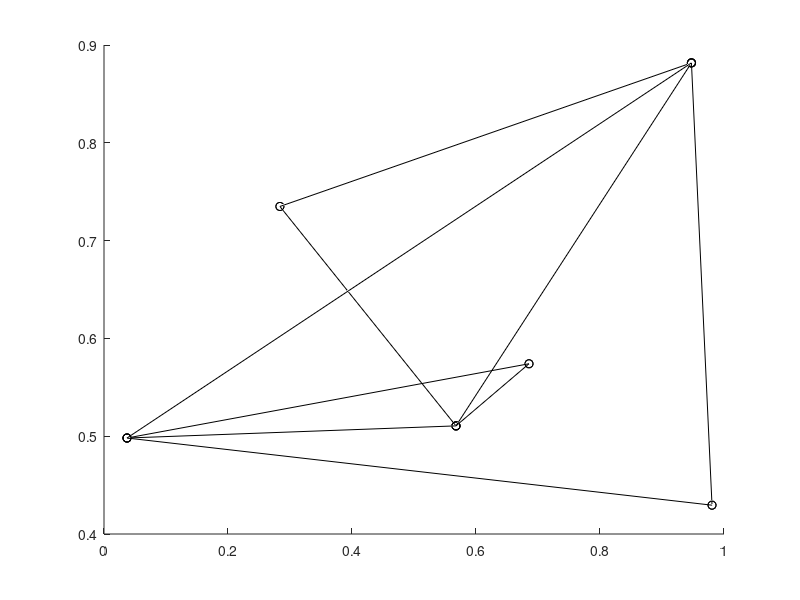

Write MATLAB code to recreate this figure. (Note: this script raises an error after producing the figure.)
% check analytical gradient against fdm

clear all;
close all;
clc;

addpath ../util_functions/
fprintf('FDM verification of midedge normal based shell bending\n');

stiff = 1;
nu = 0.5;

%% element: triangle

% initial values (non-zero init curvature)

init_ps = rand(3,3);
init_p1 = init_ps(:,1);
init_p2 = init_ps(:,2);
init_p3 = init_ps(:,3);

init_p1_ = rand(3,1);
init_p2_ = rand(3,1);
init_p3_ = rand(3,1);

% init_xi_1 = rand;
% init_xi_2 = rand;
% init_xi_3 = rand;

% % initial values (zero init curvature)

% init_ps = [rand(2,3);0,0,0];
% init_p1 = init_ps(:,1);
% init_p2 = init_ps(:,2);
% init_p3 = init_ps(:,3);
% 
% init_p1_ = [rand(2,1);0];
% init_p2_ = [rand(2,1);0];
% init_p3_ = [rand(2,1);0];

nodes = [init_p1, init_p2, init_p3, init_p1_, init_p2_, init_p3_]';
edges = [2,3; 3,1; 1,2; 2,4; 3,5; 1,6;...
    3,4; 1,5; 2,6];

figure()
hold on;
for i=1:size(edges,1)
    n1 = edges(i,1);
    n2 = edges(i,2);
    n1pos = nodes(n1,:);
    n2pos = nodes(n2,:);
   
    plot3([n1pos(1);n2pos(1)], [n1pos(2);n2pos(2)], [n1pos(3);n2pos(3)],'ko-');
end
hold off;

%%

init_v1 = init_p3 - init_p2;
init_v2 = init_p1 - init_p3; 
init_v3 = init_p2 - init_p1;

% normal of the triangle
normal_init = cross((init_p2-init_p1), (init_p3-init_p2));
A_init = norm(normal_init)/2;
n_init = normal_init/norm(normal_init);

% to calculate normals of adjacent triangles:

% edges of the adjacent triangles
e1 = init_p1_-init_p2;
e2 = init_p2_-init_p3;
e3 = init_p3_-init_p1;

% normals of adjacent triangles
n_2_init = cross(e1,init_v1);
n_3_init = cross(e2,init_v2);
n_4_init = cross(e3,init_v3);

n_2_init = n_2_init/norm(n_2_init);
n_3_init = n_3_init/norm(n_3_init);
n_4_init = n_4_init/norm(n_4_init);

% n1_avg associated with each of the edges
n1_avg_init = (n_init+n_2_init)/2;
if norm(n1_avg_init)<=1e-4
    n1_avg_init = (n_init-n_2_init)/2;
end
n2_avg_init = (n_init+n_3_init)/2;
if norm(n2_avg_init)<=1e-4
    n2_avg_init = (n_init-n_3_init)/2;
end
n3_avg_init = (n_init+n_4_init)/2;
if norm(n3_avg_init)<=1e-4
    n3_avg_init = (n_init-n_4_init)/2;
end

n1_avg_init = n1_avg_init/ norm(n1_avg_init);
n2_avg_init = n2_avg_init/ norm(n2_avg_init);
n3_avg_init = n3_avg_init/ norm(n3_avg_init);

% tau_is
tau1_0 = cross(init_v1, n1_avg_init);
tau2_0 = cross(init_v2, n2_avg_init);
tau3_0 = cross(init_v3, n3_avg_init);

% sign coefficients
s_1 = 1;
s_2 = 1;
s_3 = 1;

init_xi_1 = dot(n1_avg_init, tau1_0);
init_xi_2 = dot(n2_avg_init, tau2_0);
init_xi_3 = dot(n3_avg_init, tau3_0);

init_xis = [init_xi_1, init_xi_2, init_xi_3]; 

[init_ts, init_fs, init_cs] = calculate_ts_fs_cs(init_p1, init_p2, init_p3, tau1_0, tau2_0, tau3_0);

%% deformed
% vertex point vectors: p_i,j,k
ps = init_ps + 0.001*rand(3,3);
p1 = ps(:,1) ;
p2 = ps(:,2) ;
p3 = ps(:,3) ;

xis = init_xis + 0.001*rand(1,3);
xi_1 = xis(1);
xi_2 = xis(2);
xi_3 = xis(3);

p1_ = p1 + 0.001*rand(3,1);
p2_ = p2 + 0.001*rand(3,1);
p3_ = p3 + 0.001*rand(3,1);

% edge vectors: v_i,j,k
v1 = p3 - p2 ; 
v2 = p1 - p3 ;
v3 = p2 - p1 ;

% normal of the triangle
normal = cross((p2-p1), (p3-p2));
A = norm(normal)/2;
n = normal/norm(normal);

% to calculate normals of adjacent triangles:

% edges of the adjacent triangles
e1 = p1_-p2;
e2 = p2_-p3;
e3 = p3_-p1;

n_2 = cross(e1,v1);
n_3 = cross(e2,v2);
n_4 = cross(e3,v3);

n_2 = n_2/norm(n_2);
n_3 = n_3/norm(n_3);
n_4 = n_4/norm(n_4);

% n1_avg associated with each of the edges
n1_avg = (n+n_2)/2;
if norm(n1_avg)<=1e-4
    n1_avg = (n-n_2)/2;
end
n2_avg = (n+n_3)/2;
if norm(n2_avg)<=1e-4
    n2_avg = (n-n_3)/2;
end
n3_avg = (n+n_4)/2;
if norm(n3_avg)<=1e-4
    n3_avg = (n-n_4)/2;
end

n1_avg = n1_avg/ norm(n1_avg);
n2_avg = n2_avg/ norm(n2_avg);
n3_avg = n3_avg/ norm(n3_avg);

tau1_0 = cross(v1, n1_avg);
tau2_0 = cross(v2, n2_avg);
tau3_0 = cross(v3, n3_avg);

% [E, gradE, hessE,~,~,~,~,~,~, t1, t2, t3, c1, c2, c3] = ...
%     Energy_Grad_Hess_with2terms_nat_curv ...
%     (stiff, nu, p1, p2, p3, xi_1, xi_2, xi_3, s_1, s_2, s_3, tau1_0, tau2_0, tau3_0, ...
%     init_ts, init_cs, init_fs, init_xis);

%%
% [E_with_stiff, gradE_with_stiff, hessE_with_stiff, gradE_FDM, hessE_FDM] = ...
%     Debug_Eb_gradEb_FDM_hessEb_shell_midedge ...
%     (stiff, nu, p1, p2, p3, xi_1, xi_2, xi_3, s_1, s_2, s_3, tau1_0, tau2_0, tau3_0, A, ls, ...
%     init_ts, init_cs, init_fs, init_xis)

ls = [norm(v1); norm(v2); norm(v2)];
    [E, gradE, hessE, t_i, t_j, t_k, c_i, c_j, c_k] = Eb_gradEb_hessEb_shell_midedge (stiff, nu, p1, p2, p3, xi_1, xi_2, xi_3, s_1, s_2, s_3, tau1_0, tau2_0, tau3_0, A, ls, ...
    init_ts, init_cs, init_fs, init_xis);
    [E, gradE, hessE_FDM] = Eb_gradEb_hessEb_FDM (stiff, nu, p1, p2, p3, xi_1, xi_2, xi_3, s_1, s_2, s_3, tau1_0, tau2_0, tau3_0, A, ls, ...
    init_ts, init_cs, init_fs, init_xis);


%% FDM check for gradient and hessian
% change = 1e-8;
% q = [p1; p2; p3; xi_1; xi_2; xi_3]; % dof vector
% 
% hessE_FDM = zeros(12,12);
% gradE_FDM = zeros(1,12);
% 
% for c = 1:12
%     q_change = q;
%     q_change(c) = q(c) + change;
%     p1_change = q_change(1:3);
%     p2_change = q_change(4:6);
%     p3_change = q_change(7:9);
%     xi_1_change = q_change(10);
%     xi_2_change = q_change(11);
%     xi_3_change = q_change(12);
% 
%     % changes in the energy
%     [E_change, gradE_change] = ...
%         Energy_Grad_Hess_with2terms_nat_curv ...
%         (stiff, nu, p1_change, p2_change, p3_change, xi_1_change, xi_2_change, xi_3_change, s_1, s_2, s_3, tau1_0, tau2_0, tau3_0, ...
%         init_ts, init_cs, init_fs, init_xis, t1, t2, t3, c1, c2, c3, A); % assume that t1, t2, t3, c1, c2, c3 are not changed - negligible changes
% 
%     gradE_FDM(c) = (E_change - E)/change;
% 
%     hessE_FDM(c,:) = (gradE_change - gradE) .* (1/change);
% 
% end
% diff_grad = gradE_FDM - gradE
diff_hess = hessE_FDM - hessE

%%

h1 = figure();
h1.WindowState = 'maximized';
% subplot(2,1,1);
% plot( gradE_with_stiff, 'ro');
% hold on
% plot( gradE_FDM, 'b^');
% hold off
% legend('Analytical my', 'Finite Difference');
% xlabel('Index');
% ylabel('Gradient');

subplot(2,1,2);
plot( reshape(hessE, [144,1]), 'ro');
hold on
plot( reshape(hessE_FDM, [144,1]), 'b^');
hold off
legend('Analytical', 'Finite Difference');
xlabel('Index');
ylabel('Hessian');